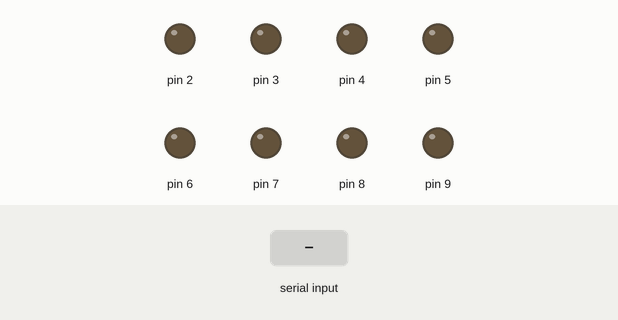
The sketch below on a simulated Arduino Uno, built with avr-gcc and run on an emulated ATmega328P. On the bench: output pins drawn as LEDs (lit = HIGH). The inputs (shaded band) are chosen by the test bench.

Above: at 1.2 s.
1.3 s: "a" received over Serial
At 2.5 s:
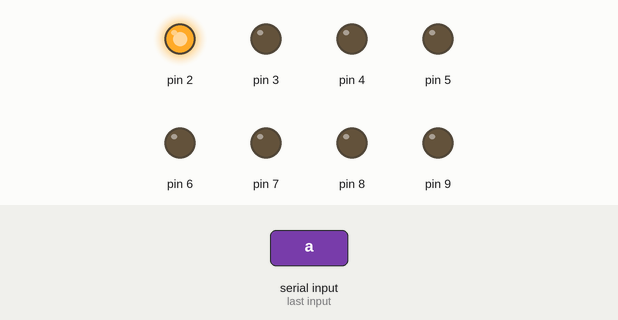
2.8 s: byte 107 ('k') received over Serial
At 3.7 s:
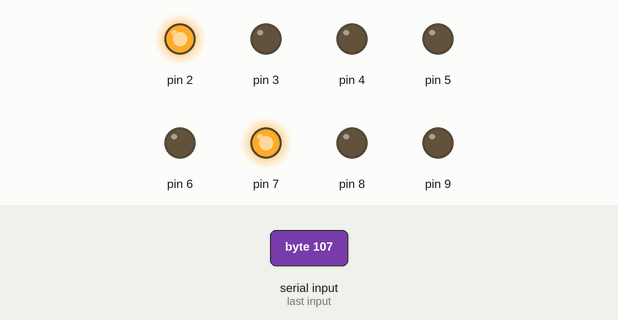
4.3 s: byte 109 ('m') received over Serial
At 4.8 s:
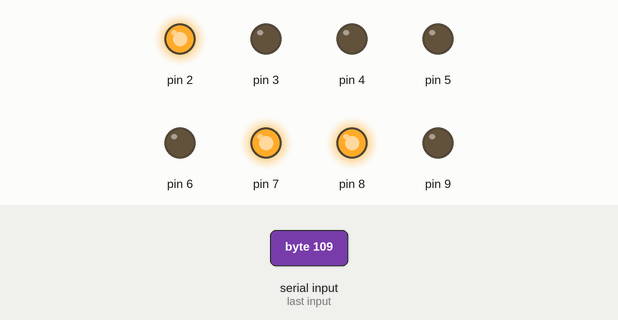
5.8 s: byte 108 ('l') received over Serial
At 7.0 s:
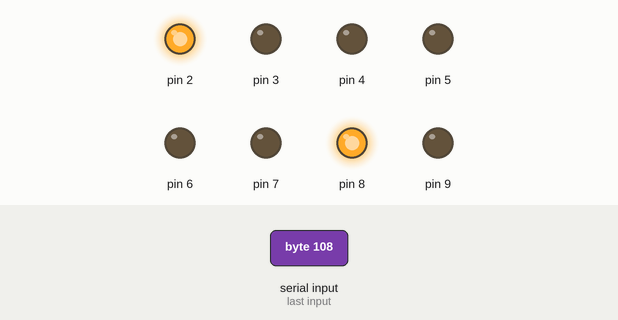
7.3 s: byte 111 ('o') received over Serial
At 8.3 s:
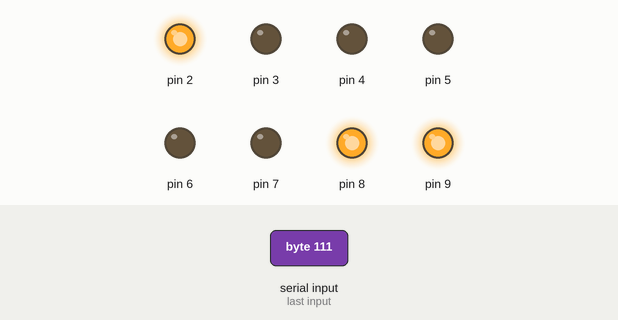
8.8 s: byte 110 ('n') received over Serial
At 9.4 s:
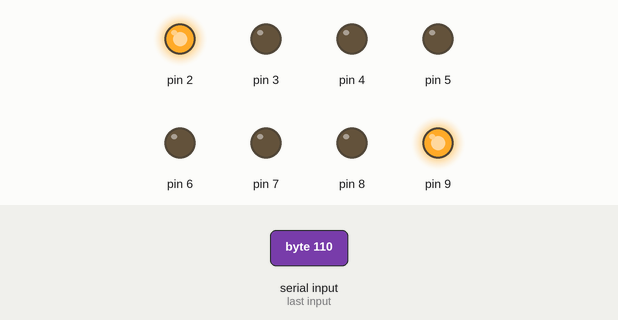
Timing chart, 0 to 11.3 s (numbered marks = the images above; inputs shaded):
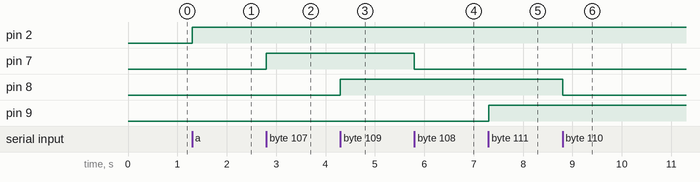

Measured:
- after the input at 1.3 s, pin 2: LOW → HIGH at once
- after the input at 2.8 s, pin 7: LOW → HIGH at once
- after the input at 4.3 s, pin 8: LOW → HIGH at once
- after the input at 5.8 s, pin 7: HIGH → LOW at once
- after the input at 7.3 s, pin 9: LOW → HIGH at once
- after the input at 8.8 s, pin 8: HIGH → LOW at once

The sketch:

Bluetooth_Home_Automation.ino
```cpp
/*
Follow me on:
  facebook: https://www.facebook.com/profile.php?id=100022320392277&ref=bookmarks
  LinkedIn: https://www.linkedin.com/in/rajesh-biswas72
  Github: https://github.com/rjrobocoder
  instagram: https://www.instagram.com/errajeshbiswas/?fbclid=IwAR2SPWf72s0Kh33SGCDYRFt2Z_A_BkBhxyYAtjt4KVgTDha5T5uJ4fEnebs
  twitter: https://twitter.com/RajeshB16448330?fbclid=IwAR21qKcNR8UcS3GHdZt2ujCqXNJHxNvvKppjKhRzAz8v5w6rlqed3fvCUtA
  Pinterest: https://in.pinterest.com/rjrobocoder/?fbclid=IwAR3p66TzoyNceNYI5W04s5rr61grqYo_v8Y13_CLHc3vmqrODlpdkayAV5s

*/


char p;
void setup() {
  // put your setup code here, to run once:
 Serial.begin(9600);
  pinMode(2,OUTPUT);
  pinMode(3,OUTPUT);
  pinMode(4,OUTPUT);
  pinMode(5,OUTPUT);
  pinMode(6,OUTPUT);
  pinMode(7,OUTPUT);
  pinMode(8,OUTPUT);
  pinMode(9,OUTPUT);
}

void loop() {
  // put your main code here, to run repeatedly:
 p = Serial.read();
   switch(p)
   {
    case 'a': digitalWrite(2,HIGH);
             break;
    case 'b': digitalWrite(2,LOW);//relay1
             break;
    case 'c': digitalWrite(3,HIGH);
             break;
    case 'd': digitalWrite(3,LOW);//r2
             break;
    case 'e': digitalWrite(4,HIGH);
             break;
    case 'f': digitalWrite(4,LOW);//r3
             break;
    case 'g': digitalWrite(5,HIGH);
             break;
    case 'h': digitalWrite(5,LOW);//R4
             break;
    case 'i': digitalWrite(6,HIGH);
             break;
    case 'j': digitalWrite(6,LOW);//R5
             break;
    case 'k': digitalWrite(7,HIGH);
             break;
    case 'l': digitalWrite(7,LOW);//R6
             break;
    case 'm': digitalWrite(8,HIGH);
             break;
    case 'n': digitalWrite(8,LOW);//R7
             break;
    case 'o': digitalWrite(9,HIGH);
             break;
    case 'p': digitalWrite(9,LOW);//R8
             break;
    default: break;

    }
}
```
